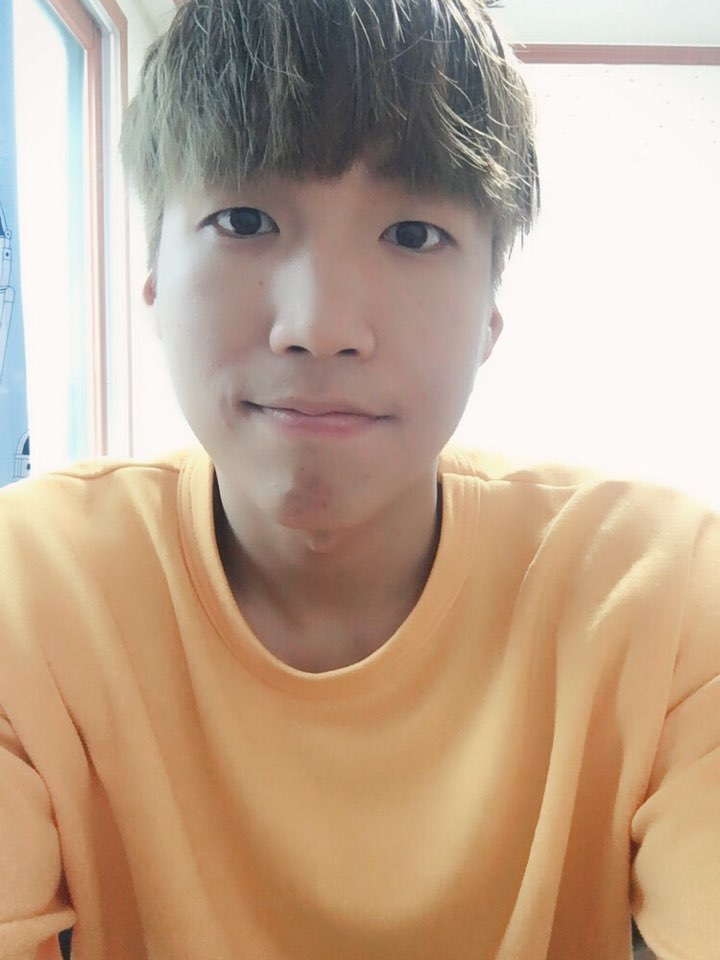
#> input picture assignment05/example.jpg, 720 x 960 px
$ python Assignment05.py
#> lines starting #> are read from the running program, lines starting #| are printed output that depends on the picture
import matplotlib.pyplot as plt
import numpy as np
from scipy import signal
from skimage import io, color
from skimage import exposure

# normalize the values of the input data to be [0, 1].
def normalize(data):
    data_normalized = (data - min(data)) / (max(data) - min(data))
    return(data_normalized)

#compute magnitude of vectors.
def compute_magnitude(dx,dy):
    #dx,dy are numpy arrays
    return (dx**2+dy**2)**0.5

#draw arrows which visualize the gradient.
#x,y,mean_x,mean_y are numpy 1 dimension arrays
def draw_arrows(x,y,mean_x,mean_y,sampling_size):
    #mean_mag is used for making arrows-length longer or shorter on same ratio.
    mean_mag = compute_magnitude(mean_x,mean_y)
    #find max magnitude. It is max length of arrow
    mag_max = mean_mag.max()
    for j in range(mean_mag.size):
        #multiply same ratio to all arrow length
        dx = mean_x[j]*((sampling_size/2)/mag_max)
        dy = mean_y[j]*((sampling_size/2)/mag_max)
        #Thesetting can be changed by sampling size.
        plt.arrow(x[j],y[j],dx,dy,color='b'
                ,width=sampling_size/50, head_width=sampling_size/10, head_length=sampling_size/10,length_includes_head = False)

#get the image name
def main_func(image_name):
#> called with image_name = 'example.jpg'
    file_image	= image_name
    im_color 	= io.imread(file_image)
#> im_color is the input picture: shape (960, 720, 3); mean R, G, B 191.5, 166.9, 144.6
    im_gray  	= color.rgb2gray(im_color)
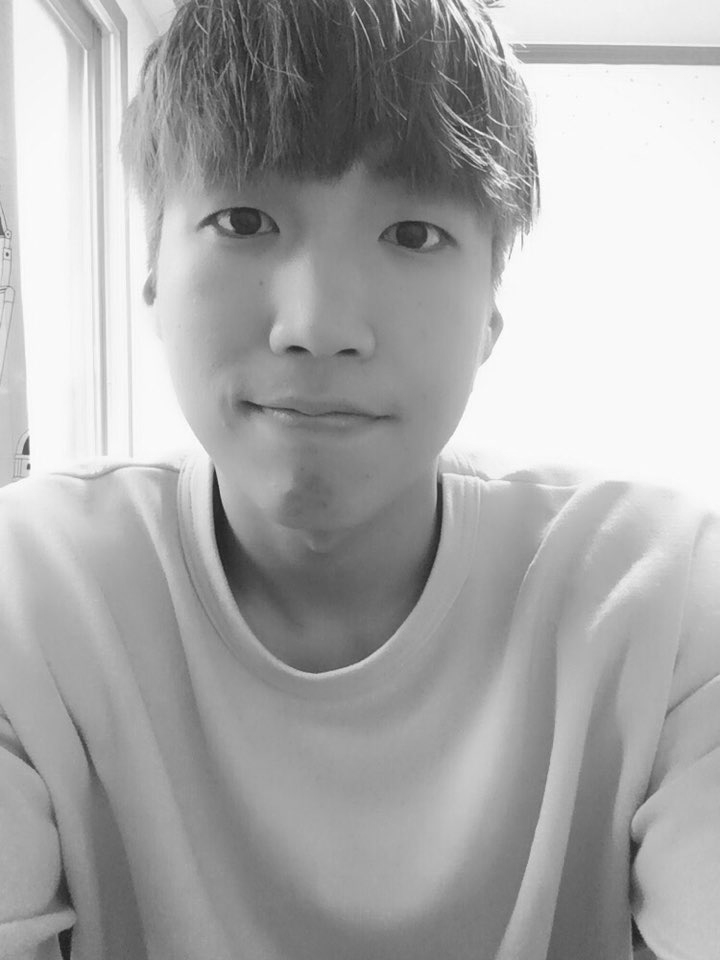
#> im_gray: shape (960, 720) float64; min 0.121, max 0.999, mean 0.669

    #color image plot
    p1 = plt.figure()
    plt.title('color image')
    plt.imshow(im_color)
    plt.axis('off')

    #gray image plot
    p2 = plt.figure()
    plt.title('gray image')
    plt.imshow(im_gray, cmap='gray')
    plt.axis('off')
    plt.show()

    #kernels for computing x,y derivatives
    kerY = np.array([[1,2,1],[0,0,0],[-1,-2,-1]])             #for y-derivative
    kerX = np.array([[1,0,-1],[2,0,-2],[1,0,-1]])             #for x-derivative
    #convolved arrays
    im_kerX = signal.convolve2d(im_gray, kerX, boundary='symm', mode='same')
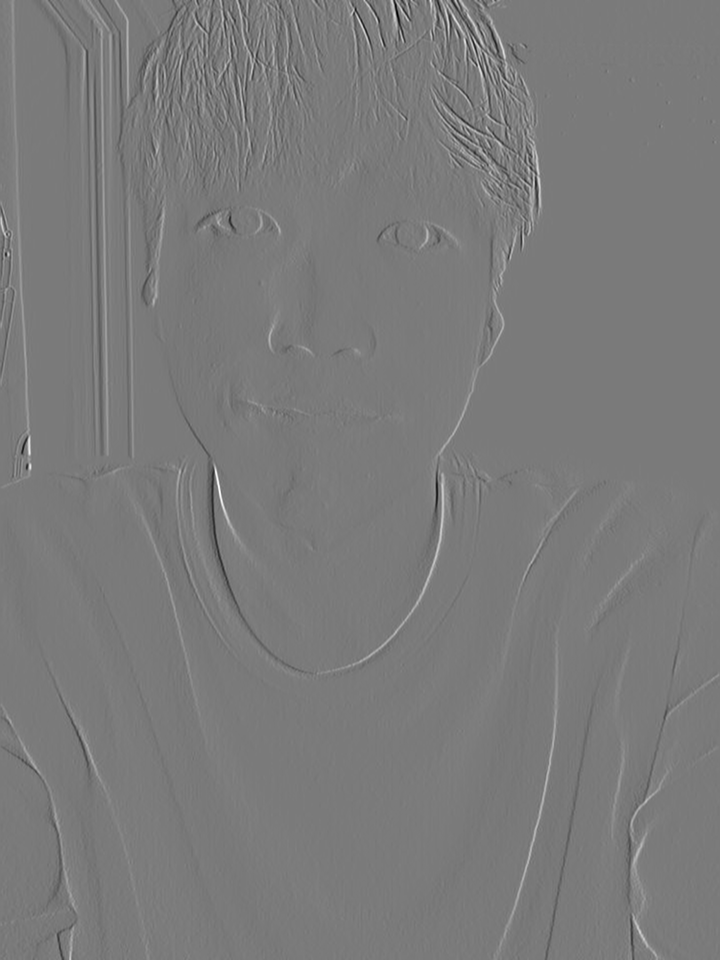
#> im_kerX: shape (960, 720) float64; min -2.32, max 2.49, mean 0.00115; drawn with min black and max white
    im_kerY = signal.convolve2d(im_gray, kerY, boundary='symm', mode='same')
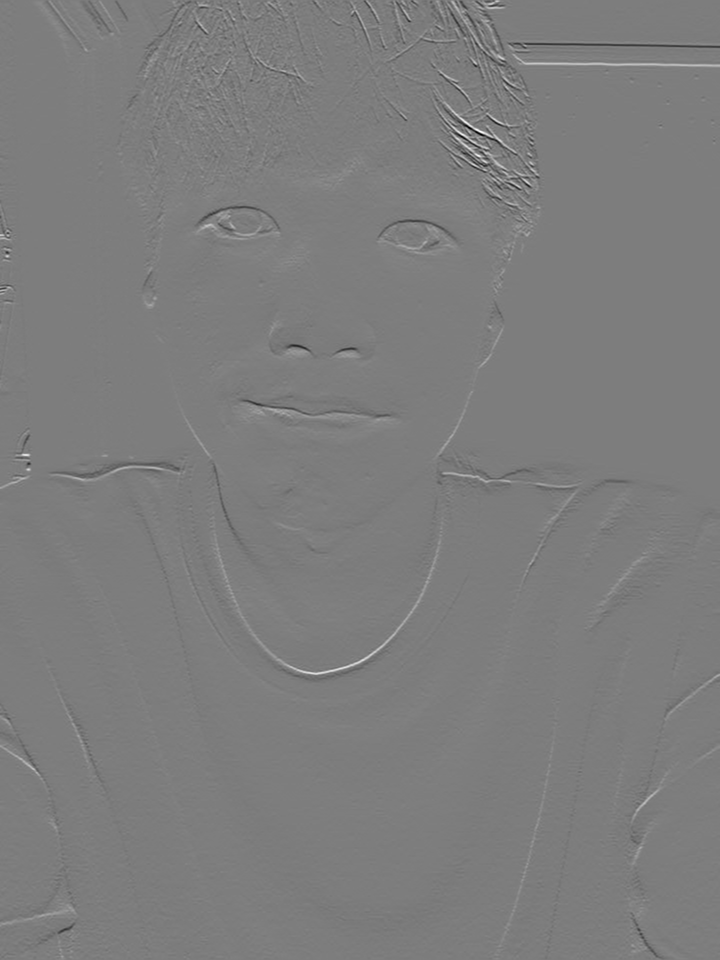
#> im_kerY: shape (960, 720) float64; min -2.13, max 2.19, mean -0.00171; drawn with min black and max white

    #Derivatives plot
    p3 = plt.figure()
    plt.title('Derivative_x')
    plt.imshow(im_kerX, cmap='gray')
    plt.axis('off')

    p4 = plt.figure()
    plt.title('Derivative_y')
    plt.imshow(im_kerY, cmap='gray')
    plt.axis('off')

    plt.show()


    #this is the size of rows and column for sampling gradient.
    #If sampling size is 50, sampling square(50x50).
    sampling_size = 50

    list_mean_x = []
    list_mean_y = []
    list_x = []
    list_y = []

    deri_x = signal.convolve2d(im_gray, kerX, boundary='symm', mode='same')
    deri_y = signal.convolve2d(im_gray, kerY, boundary='symm', mode='same')
    #for gradient
    kerG = kerX + kerY
    im_conv		= signal.convolve2d(im_gray, kerG, boundary='symm', mode='same')


    #sampling squares and compute each mean in sliced arrays.
    for i in range(np.size(deri_y,0)//sampling_size):
        for k in range(np.size(deri_x,1)//sampling_size):
            x = k*sampling_size
            y = i*sampling_size
            next_x = (k+1)*sampling_size
            next_y = (i+1)*sampling_size
            x_mean = np.mean(deri_x[y:next_y,x:next_x])
            y_mean = np.mean(deri_y[y:next_y,x:next_x])
            list_mean_x.append(x_mean)
            list_mean_y.append(y_mean)
            list_x.append((x+next_x)/2)
            list_y.append((y+next_y)/2)
#> after the loop, list_mean_x = 266 values, max 0.0753 at index 38, min -0.0679 at index 3, mean 0.00112; list_mean_y = 266 values, max 0.0524 at index 25, min -0.0478 at index 11, mean -0.00171; list_x = 266 values, max 675 at index 13, min 25 at index 0, mean 350; list_y = 266 values from 25 to 925

    #get numpy arrays of the results.
    mean_x = np.array(list_mean_x)
#> mean_x has the same summary as list_mean_x
    mean_y = np.array(list_mean_y)
#> mean_y has the same summary as list_mean_y
    x = np.array(list_x)
#> x has the same summary as list_x
    y = np.array(list_y)
#> y = 266 values from 25 to 925


    p5 = plt.figure()
    plt.title('gradient image')
    plt.imshow(im_conv, cmap='gray')
    #draw arrows.
    draw_arrows(x,y,mean_x,mean_y,sampling_size)
#> in draw_arrows, `mean_mag = compute_magnitude(mean_x,mean_y)`: mean_mag = 266 values, max 0.0807 at index 66, min 1.11e-16 at index 68, mean 0.0206
#> in draw_arrows, `mag_max = mean_mag.max()`: mag_max = 0.0807
#> the loop in draw_arrows, `for j in range(mean_mag.size):` made 266 passes
#> (dx, dy) on passes 1 to 3: (6.4, 2.53), (-9.7, 2.92), (4.89, 0.672)

    plt.axis('off')
    plt.show()
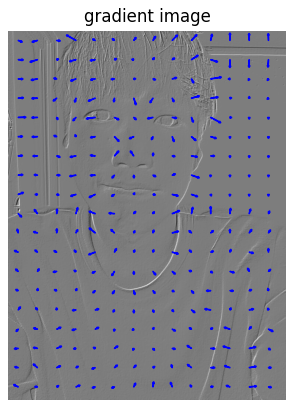
#> figure drawn by matplotlib, 1 panel

    #for smoothing image
    blur        = np.array([[0.5,1,0.5],[1,4,1],[0.5,1,0.5]])/8
    result_blur =  signal.convolve2d(im_gray, blur, boundary='symm', mode='same')
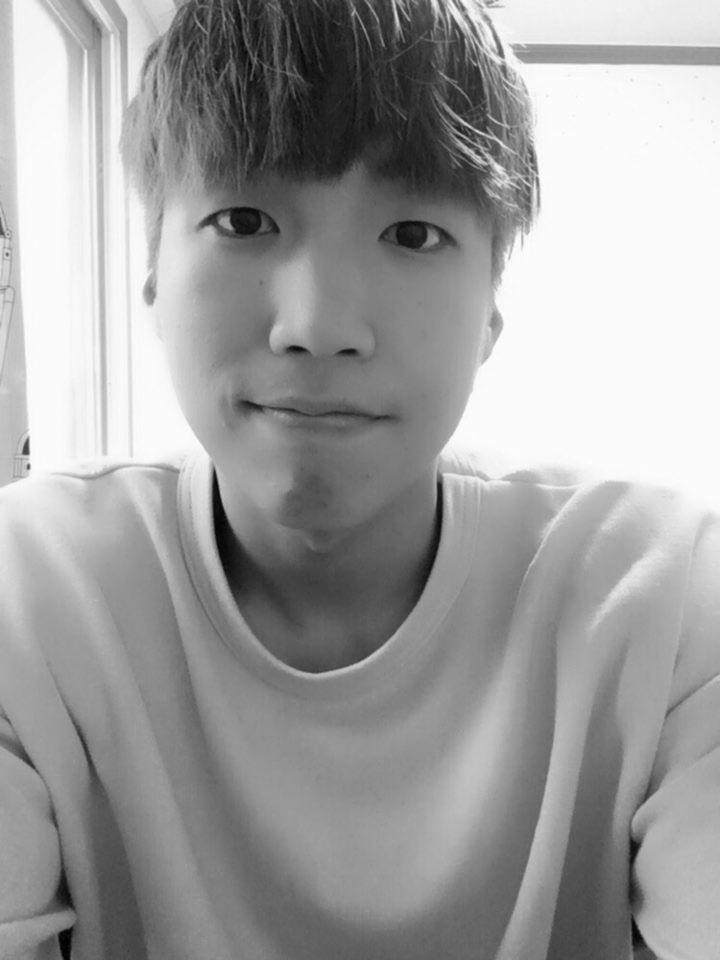
#> result_blur: shape (960, 720) float64; min 0.169, max 1.24, mean 0.836; drawn with min black and max white

    own_kernel = np.array([[0,-1,-2],[1,1,-1],[0,1,2]])
    im_own = signal.convolve2d(im_gray, own_kernel, boundary='symm', mode='same')
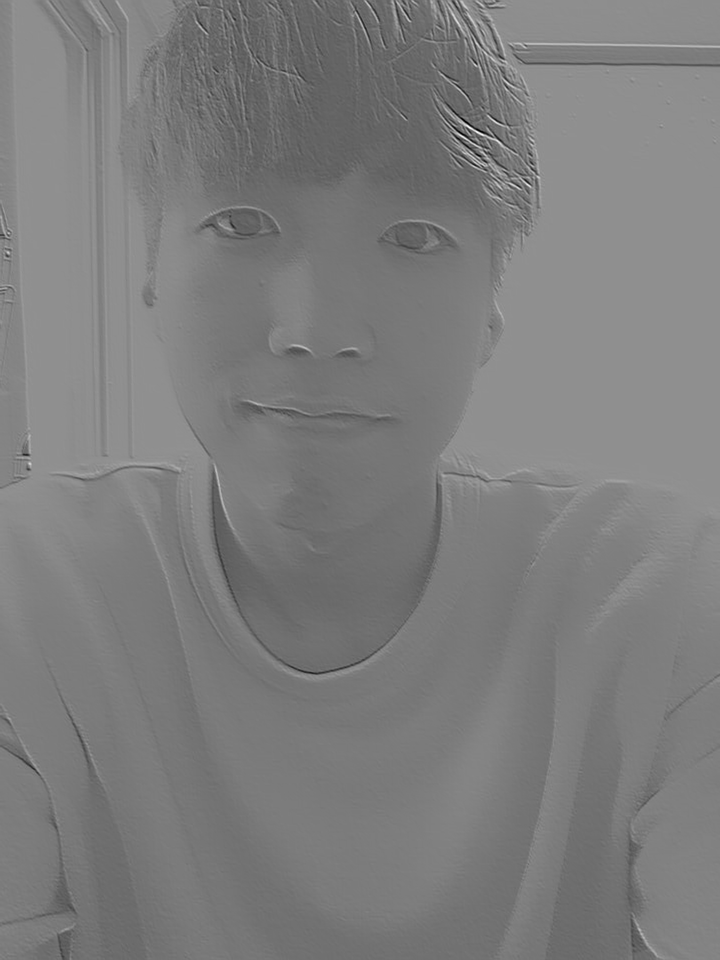
#> im_own: shape (960, 720) float64; min -1.44, max 2.85, mean 0.67; drawn with min black and max white

    p6 = plt.figure()
    plt.title('smoothe image')
    plt.imshow(result_blur, cmap='gray')
    plt.axis('off')

    p7 = plt.figure()
    plt.title('own kernel convolution')
    plt.imshow(im_own, cmap='gray')
    plt.axis('off')

    plt.show()
main_func('example.jpg')

$ run again, with assignment05/cau.jpg copied over assignment05/example.jpg
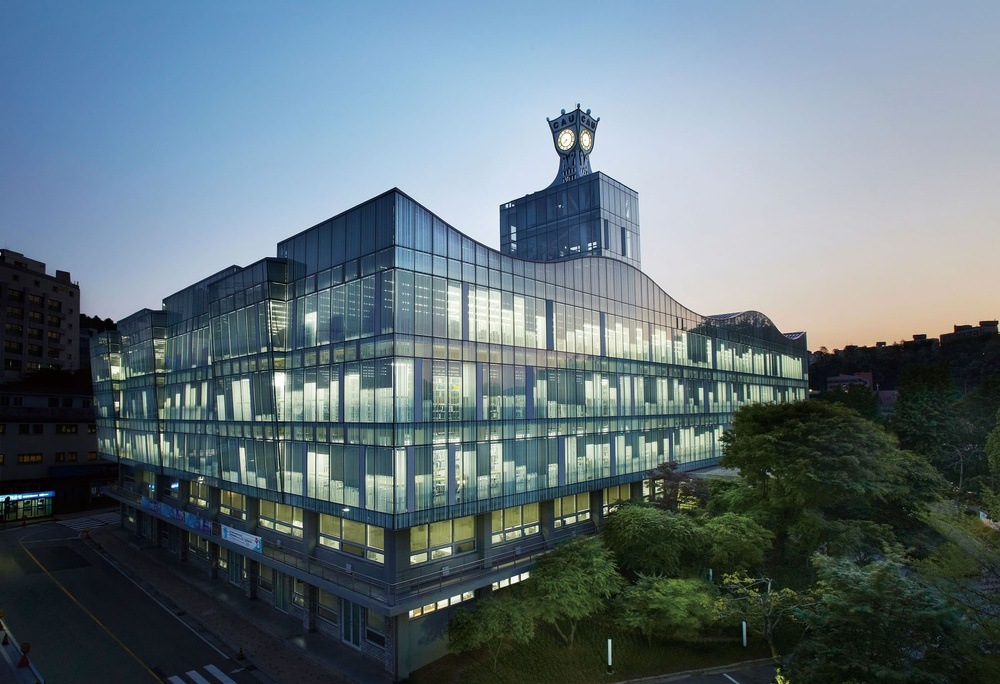
#> input picture assignment05/cau.jpg, 1000 x 684 px, shrunk from 1968 x 1347 before the run
#> in main_func, im_color is the input picture: shape (684, 1000, 3); mean R, G, B 98.2, 114.7, 122.3
#> in main_func, `im_kerY = signal.convolve2d(im_gray, kerY, boundary='symm', mode='same')`:
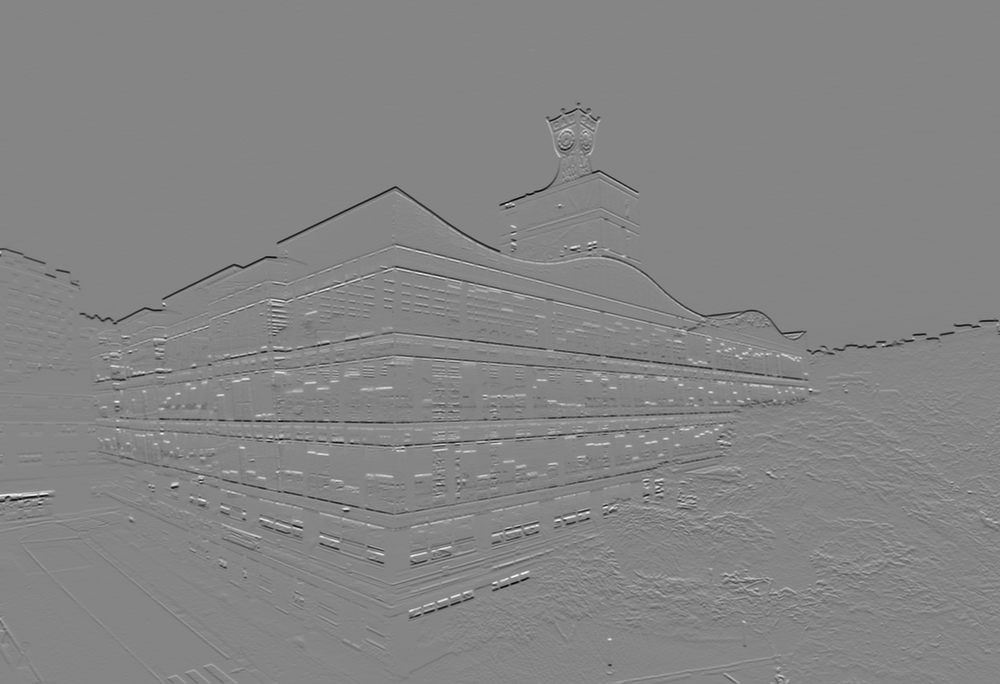
#> im_kerY: shape (684, 1000) float64; min -3.51, max 3.21, mean -0.00557; drawn with min black and max white
#> after the loop in main_func, `for i in range(np.size(deri_y,0)//sampling_size):`: list_mean_x = 260 values, max 0.098 at index 92, min -0.0789 at index 130, mean 0.00169; list_mean_y = 260 values, max 0.0653 at index 146, min -0.114 at index 139, mean -0.00601; list_x = 260 values, max 975 at index 19, min 25 at index 0, mean 500; list_y = 260 values from 25 to 625
#> mean_x has the same summary as list_mean_x
#> mean_y has the same summary as list_mean_y
#> x has the same summary as list_x
#> mean_mag = 260 values, max 0.116 at index 138, min 0.00037 at index 196, mean 0.0231
#> mag_max = 0.116
#> the loop in draw_arrows, `for j in range(mean_mag.size):` made 260 passes
#> (dx, dy) on passes 1 to 3: (1, 0.439), (1.03, 0.564), (1.08, 0.79)
#> in main_func, `im_own = signal.convolve2d(im_gray, own_kernel, boundary='symm', mode=..`:
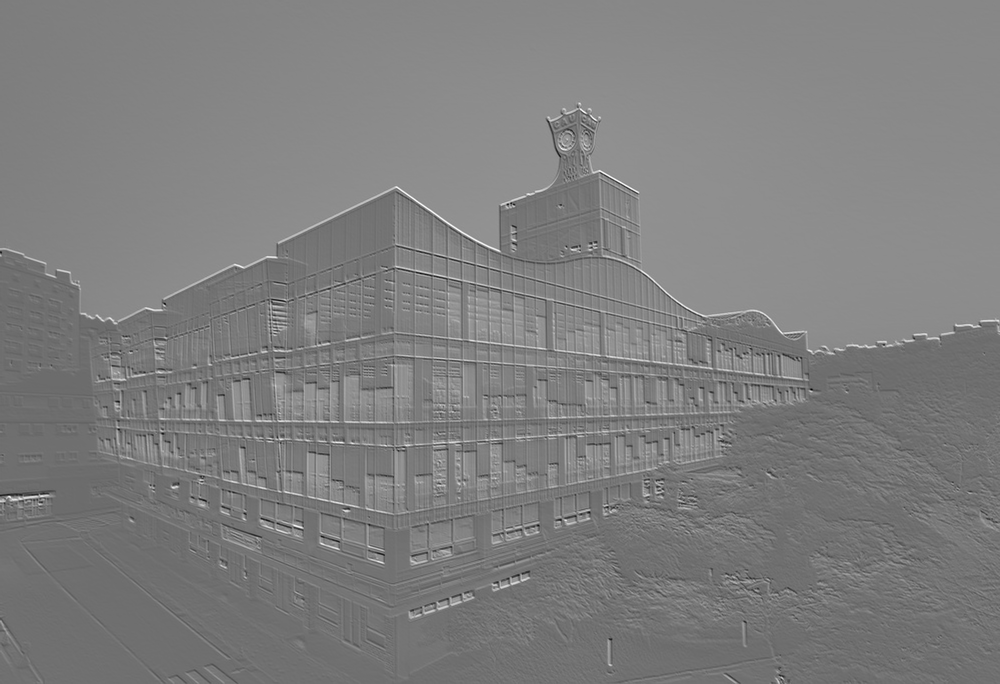
#> im_own: shape (684, 1000) float64; min -2.58, max 3.51, mean 0.443; drawn with min black and max white
